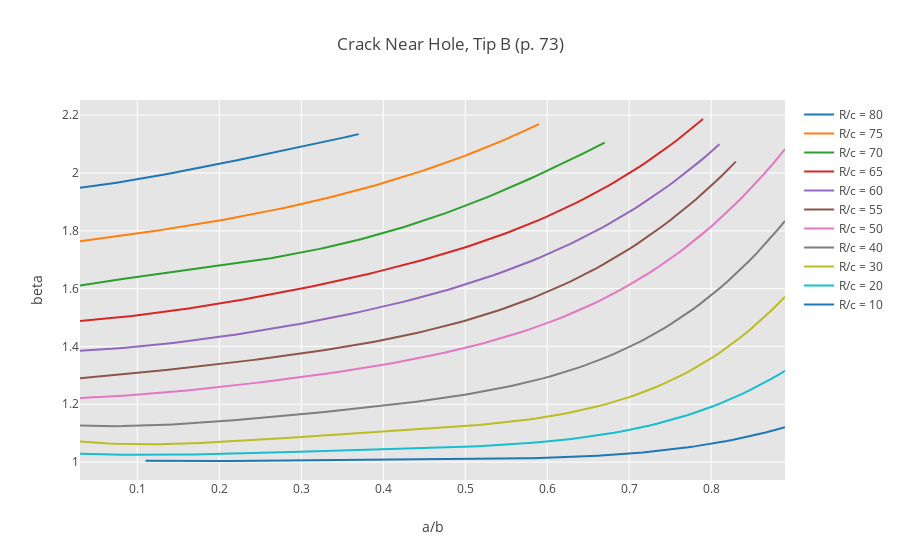

The notebook cell this image was saved under:
### Code cell
#plot fourth figure
iplot(fig[3])
